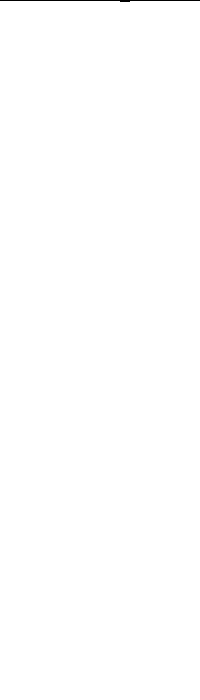
Frame 1 (no input)
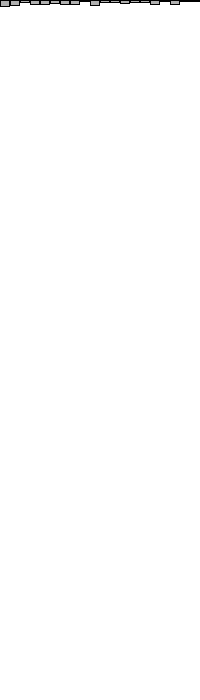
Frame 60 (the mouse pressed at the canvas centre just before this capture)
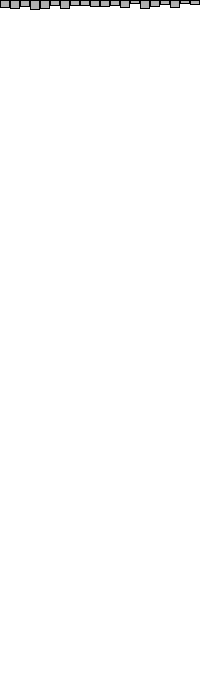
Frame 120 (the mouse held since frame 60 and released just before this capture)

The Processing sketch that drew these frames (run headless with seeded random() and noise(); from frame 60 on, the mouse is pressed at the canvas centre):

// Processing sketch: example_13_2
// ── example_13_2.pde
float[] randomCounter;

void setup(){
  size(200,700);
  randomCounter = new float[20];
}

void draw(){
  background(255);
  int index = (int)random(randomCounter.length);
  randomCounter[index]++;
  stroke(0);
  fill(175);
  for (int x = 0; x < randomCounter.length; x++){
    rect(x*10, 0, 9, randomCounter[x]);
  }
}
